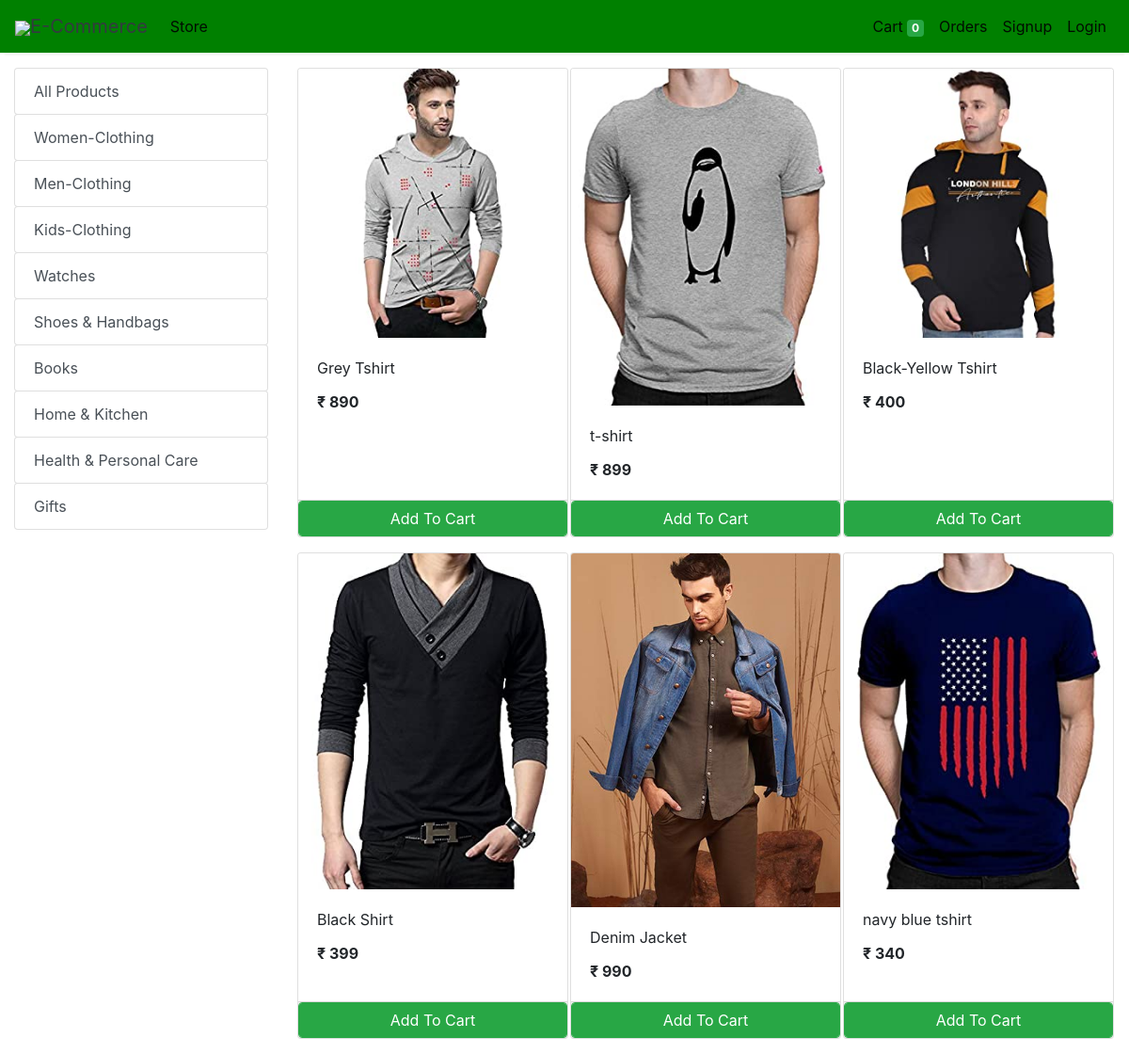
/cat/23/, run on the app's committed database.
### app1/models/category.py (models this page shows)
class Category(models.Model):
    name = models.CharField(max_length = 100)

### app1/models/product.py (models this page shows)
class Product(models.Model):
    name = models.CharField(max_length = 100)
    price = models.IntegerField()
    catogory = models.ForeignKey(Category, on_delete= models.CASCADE, default = 1)
    description = models.CharField(max_length = 500, null = True, default = "", blank = True)
    image = models.ImageField(upload_to = 'media/')

### app1/views.py (the view)
# urls.py: path('cat/<int:id>/', cat, name = 'cat'),
def cat(request, id):
    if request.method == 'POST':
        cart_details(request)
    cart = request.session.get('cart')
    if not cart:
        request.session['cart'] = {}
    return render(request, 'index.html', {'cat': Category.objects.all(), 'products': Product.objects.filter(catogory_id = id)})

### app1/templatetags/cart.py (called while the page is built)
@register.filter(name = 'is_in_cart')
def is_in_cart(id, cart):
    id = cart.get(str(id), False)
    if id:
        return True
    return False

@register.filter(name = 'length_cart')
def qty_in_cart(cart):
    data = len(list(cart))
    return data

@register.filter(name = "add_currency")
def add_currenacy(price):
    return '₹ ' + str(price)

### app1/templates/index.html (shortened to what this page needs)
{% extends 'base.html' %}
{% block content %}
{% load cart %}
<div class="container-fluid mt-3">
	<div class="row">
		<div class="col-lg-3 mx-auto">
			<div class="list-group">
				<a href="http://127.0.0.1:8000/home/" class="list-group-item list-group-item-action btn btn-outline-success">All Products</a>
				{% for x in cat %}
				<a href="http://127.0.0.1:8000/cat/{{x.id}}/"
					class="list-group-item list-group-item-action btn btn-outline-success ">{{x.name}}</a>
				{% endfor %}
			</div>
		</div>
		<div id='products' class="col-lg-9 mx-auto">
			<div class="row mx-auto">
				{% for x in products %}
				<div class="card mx-auto mb-3" id={{x.id}} style="width: 18rem;">
					<img class="card-img-top" src="{{x.image.url}}" alt="Card image cap">
					<div class="card-body">
						<p class="card-title">{{x.name}}</p>
						<p class="card-text"><b>{{x.price|add_currency}}</b></p>
					</div>
					<div class="card-footer p-0 no-gutters">
						{% if not x.id|is_in_cart:request.session.cart %}
						<form action = "#{{x.id}}" method="POST" class="btn-block">
							<input type="submit" class="float-right btn btn-success form-control"
								value="Add To Cart">
						</form>
						{% endif %}
					</div>
				</div>
				{% endfor %}
			</div>
		</div>
	</div>
</div>
{% endblock %}

### data on the page
Category: name "Women-Clothing"
Category: name "Men-Clothing"
Category: name "Kids-Clothing"
Category: name "Watches"
Category: name "Shoes & Handbags"
Category: name "Books"
Category: name "Home & Kitchen"
Category: name "Health & Personal Care"
Category: name "Gifts"
Product: image (picture), name "Grey Tshirt", price|add_currency "₹ 890"
Product: image (picture), name "t-shirt", price|add_currency "₹ 899"
Product: image (picture), name "Black-Yellow Tshirt", price|add_currency "₹ 400"
Product: image (picture), name "Black Shirt", price|add_currency "₹ 399"
Product: image (picture), name "Denim Jacket", price|add_currency "₹ 990"
Product: image (picture), name "navy blue tshirt", price|add_currency "₹ 340"

### other printed values
{{ request.session.cart|length_cart }} "0"
